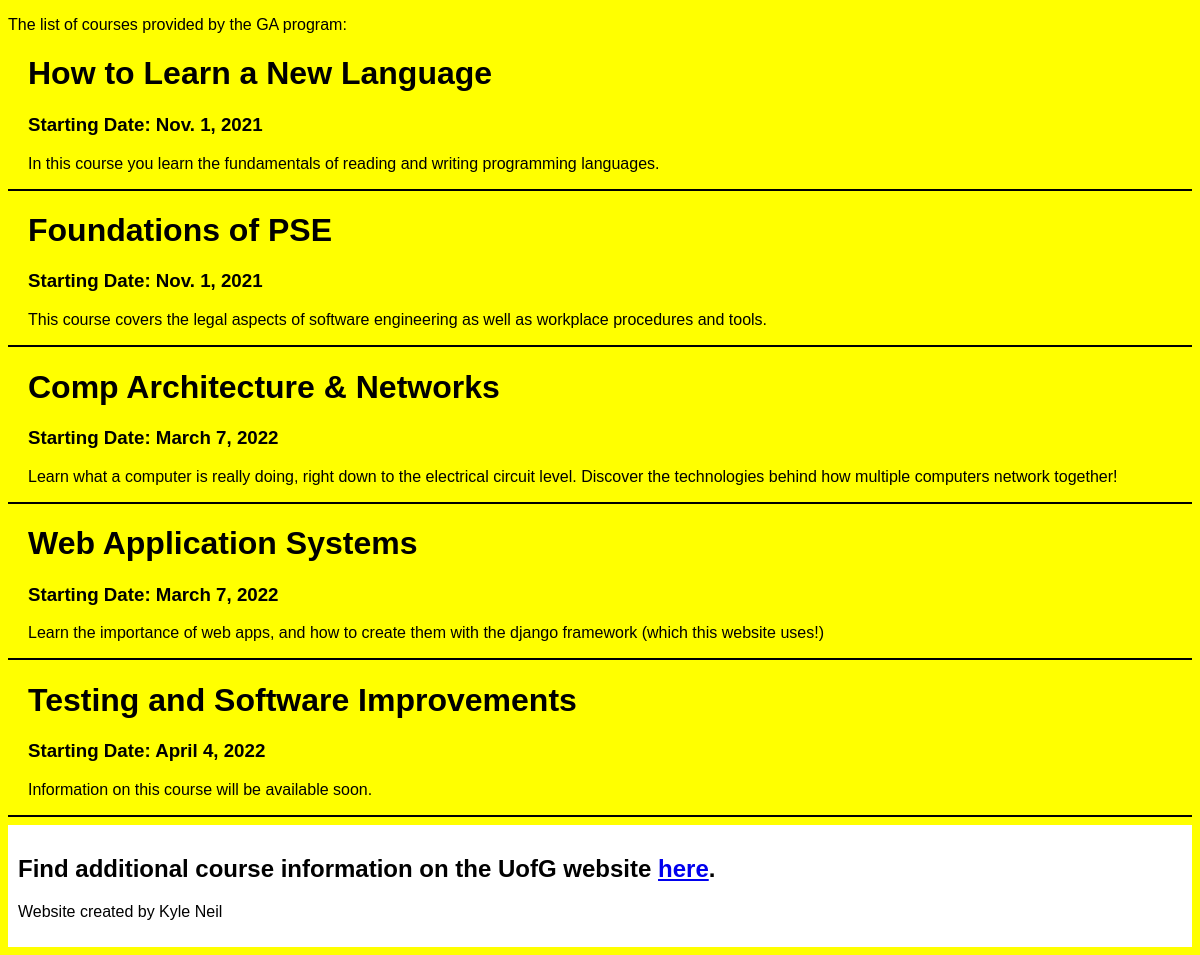
The page / on the database its author committed.
### course_lister/models.py (models this page shows, shortened)
class Course(models.Model):
    title = models.CharField(max_length=128, unique=True, null=False)
    starting_date = models.DateField(null=False)
    description = models.CharField(max_length=255, null=False)

### course_lister/views.py (the view)
# urls.py: path('', views.index, name='index'),
def index(request):
    course_list = Course.objects.all()
    context_dict = {}
    context_dict['course'] = course_list
    return render(request, 'course_lister/index.html', context=context_dict)

### templates/course_lister/index.html (shortened to what this page needs)
<!DOCTYPE html>
{% load staticfiles %}
<html>
<head>
    <link rel="stylesheet" href="{% static 'css/base.css' %}" />
</head>
<body>
    <p>The list of courses provided by the GA program:</p>
    <div class="indent">
        {% if course %}
        {% for each_course in course %}
        <h1>{{ each_course.title }}</h1>
        <h3>Starting Date: {{ each_course.starting_date }}</h3>
        <p>{{ each_course.description }}</p>
        <hr />
        {% endfor %}
        {% else %}
        <h1 class="errmsg">There are no courses at the moment.</h1>
        {% endif %}
    </div>
    <footer>
        <h2>Find additional course information on the UofG website <a
                href="https://www.gla.ac.uk/undergraduate/degrees/softwareengineeringgraduateapprenticeship/"
                target="_blank">here</a>.
        </h2>
        <p>Website created by Kyle Neil</p>
    </footer>
</body>
</html>

### static/css/base.css (style rules this page uses)
* { font-family: arial; }
body { background-color: yellow; }
hr { border: 1px solid black; }
footer { background-color: white; padding: 10px; }
.indent { text-indent: 20px; }

### rows shown on the page
Course: title "How to Learn a New Language", starting_date "Nov. 1, 2021", description "In this course you learn the fundamentals of reading and writing programming languages."
Course: title "Foundations of PSE", starting_date "Nov. 1, 2021", description "This course covers the legal aspects of software engineering as well as workplace procedures and tools."
Course: title "Comp Architecture & Networks", starting_date "March 7, 2022", description "Learn what a computer is really doing, right down to the electrical circuit level. Discover the technologies behind how multiple computers network together!"
Course: title "Web Application Systems", starting_date "March 7, 2022", description "Learn the importance of web apps, and how to create them with the django framework (which this website uses!)"
Course: title "Testing and Software Improvements", starting_date "April 4, 2022", description "Information on this course will be available soon."
